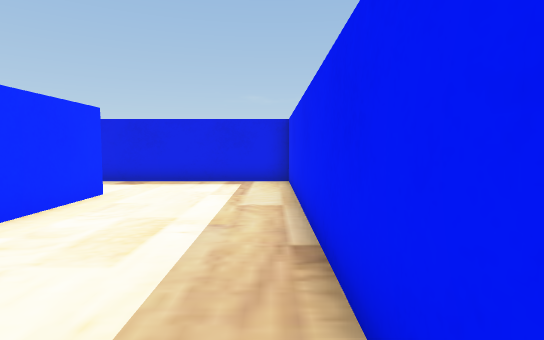
view 1 (above)

22 first-person views from a walk through a Unity game level. The camera is 0.52 m above the floor, tilts 4° down and sees 80° across. The floor is counted in squares, 0.5 m on a side. Each view is taken from the middle of a square. On the plan, view 1 faces up. The plan holds only what a view shows up to about 12 squares ahead; the rest is blank. The player is left out.

view 2
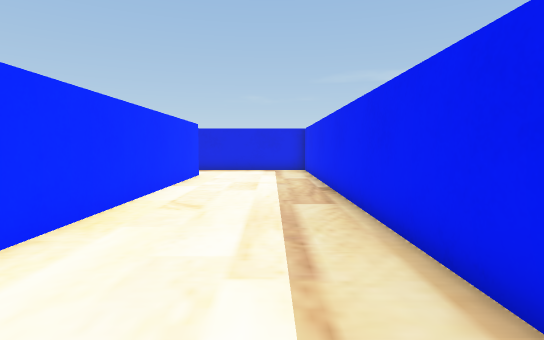

view 3
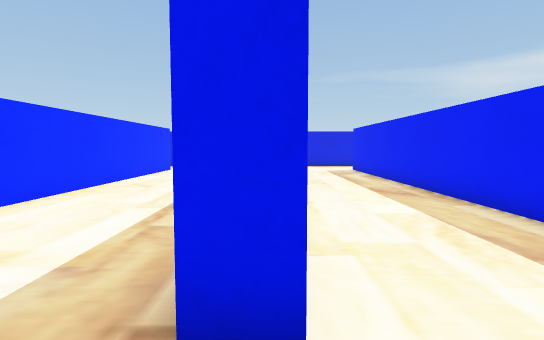

view 4
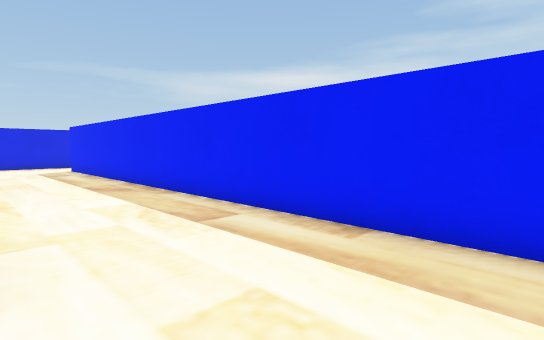

view 5
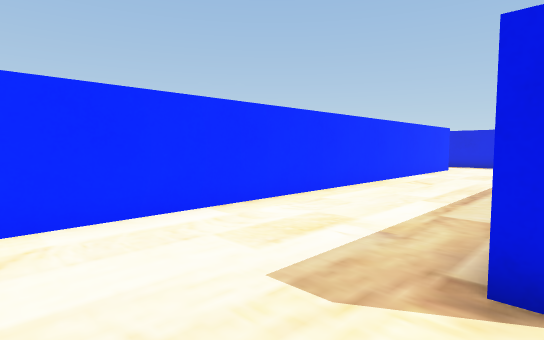

view 6
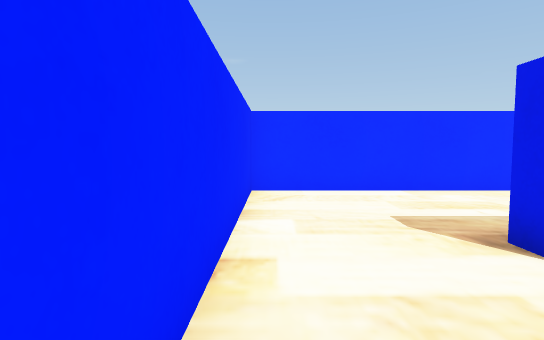

view 7
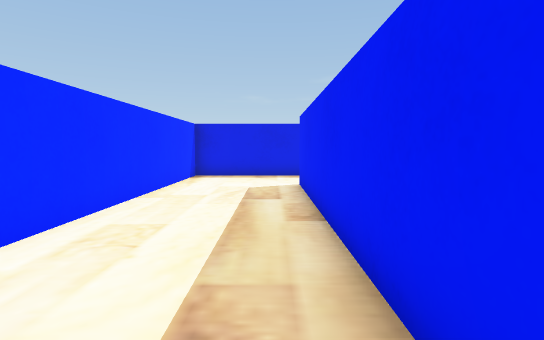

view 8
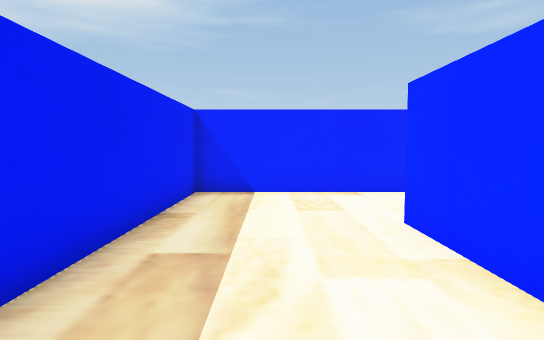

view 9
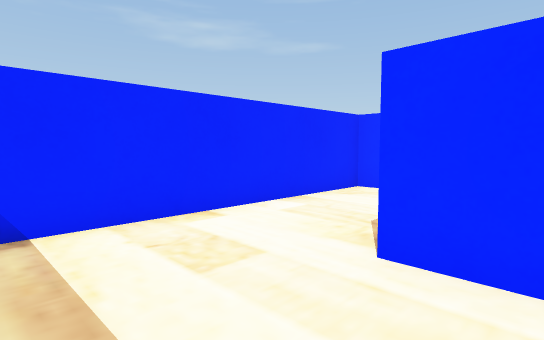

view 10
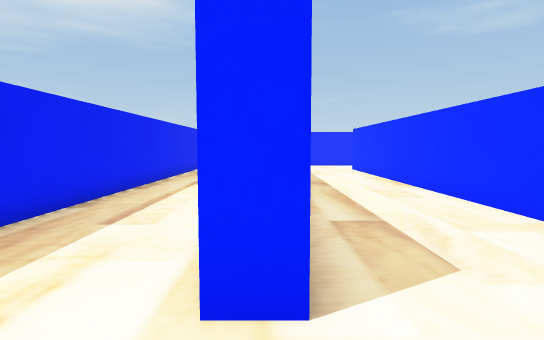

view 11
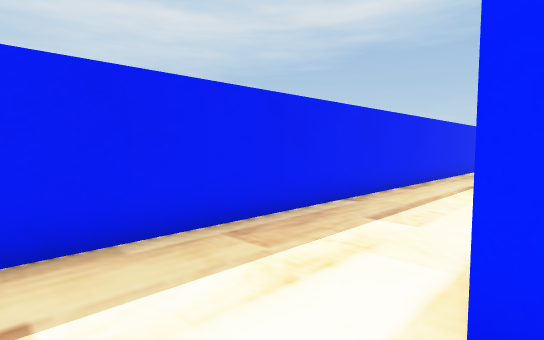

view 12
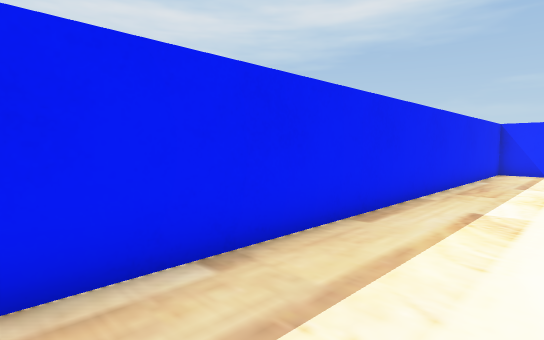

view 13
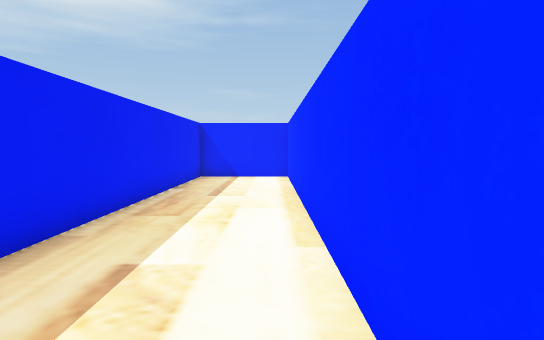

view 14
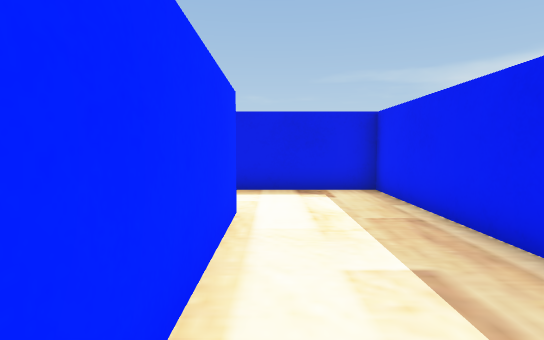

view 15
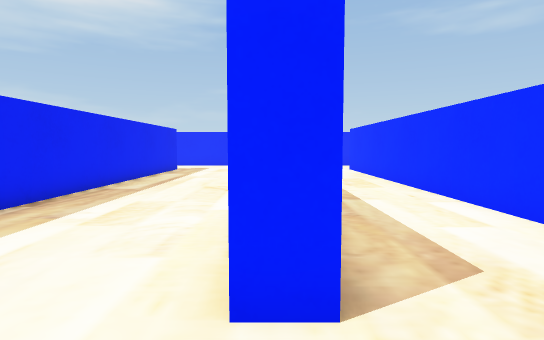

view 16
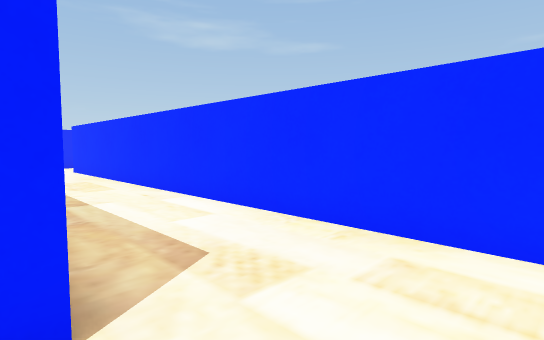

view 17
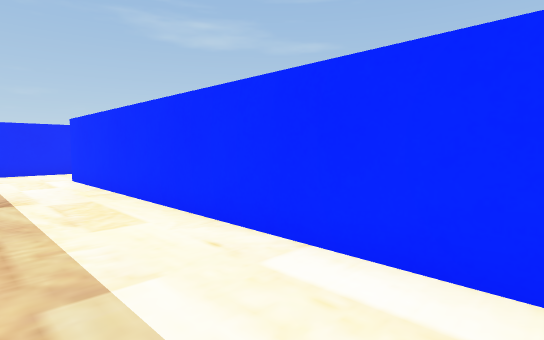

view 18
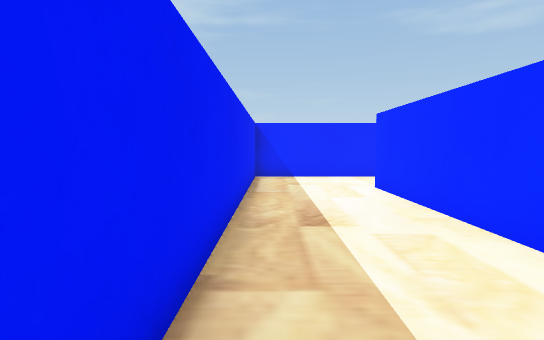

view 19
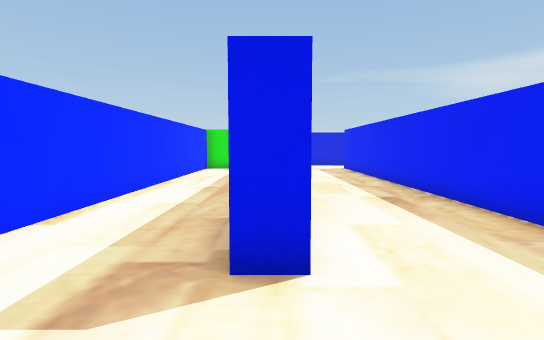

view 20
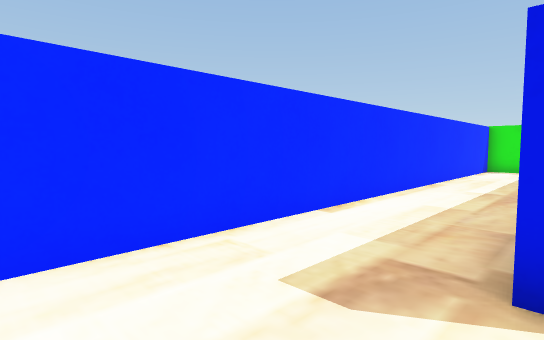

view 21
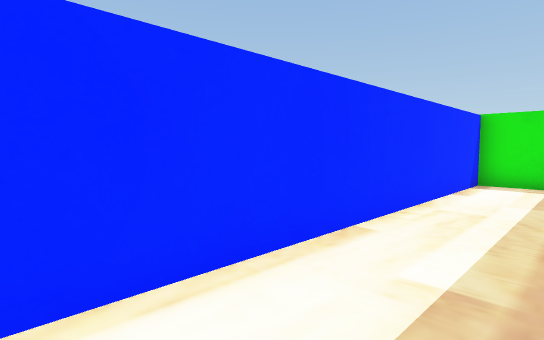

view 22
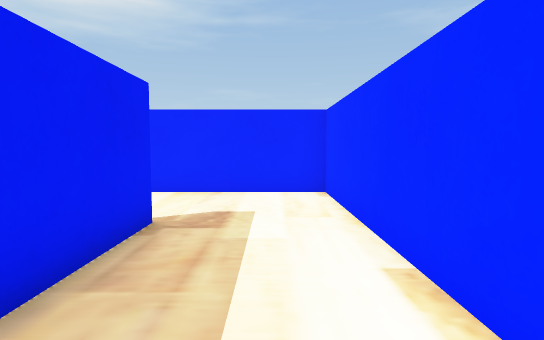

### Floor plan
Points are (right, up) in squares from view 1. A wall is a line through its corners. A room is listed if a view was taken in it or the views show most of it. See-through windows are left out.
Room 1 (views 1, 2, 3, 4, 5, 6, 7, 8, 9, 10, 11)
walls: (0.5, -3.2) (0.5, 9.9) (-3.5, 9.9); (-3.7, 7.1) (-3.7, -9.5) (4.8, -9.5) (4.8, 7.1) (5.4, 7.1); (5.4, 9.9) (1.2, 9.9) (1.2, -6.4) (0.5, -6.4)
ways out: opening at (5, 8.5) to room 2; opening at (-4, 8.5) to room 3
Room 2 (views 12, 13, 14)
walls: (5.4, 7.1) (5.4, -9.5) (8.6, -9.5) (8.6, 9.9) (5.4, 9.9)
ways out: opening at (5, 8.5) to room 1
Room 3 (views 15, 16, 17, 18, 19, 20, 21, 22)
walls: (-4.5, 7.1) (-3.7, 7.1); (-11.2, 7.2) (-11.2, -9.5) (-4.4, -9.5) (-4.4, 3.1); (-7.7, 8.8) (-7.7, -6.4) (-8.3, -6.4) (-8.3, -3.9); (-3.5, 9.9) (-5.2, 9.9)
ways out: opening at (-4, 8.5) to room 1
objects: other object (-10, 7)

Where each view was taken, in squares from view 1:
view 1: 0 up, 0 right, facing up
view 2: 5 down, 1 left, facing up
view 3: 8 down, 1 right, facing up
view 4: 9 down, 1 right, facing up-right
view 5: 9 down, 1 right, facing up-left
view 6: 9 down, 4 right, facing left
view 7: 2 down, 4 right, facing up
view 8: 2 down, 3 right, facing down
view 9: 5 down, 4 right, facing down-left
view 10: 9 up, 5 right, facing down
view 11: 9 up, 5 right, facing down-right
view 12: 5 up, 6 right, facing down-right
view 13: 2 up, 6 right, facing down
view 14: 2 up, 6 right, facing up
view 15: 9 up, 4 left, facing down
view 16: 9 up, 4 left, facing down-left
view 17: 5 up, 5 left, facing down-left
view 18: 2 up, 5 left, facing down
view 19: 9 down, 8 left, facing up
view 20: 9 down, 8 left, facing up-left
view 21: 3 down, 9 left, facing up-left
view 22: 2 down, 10 left, facing down
